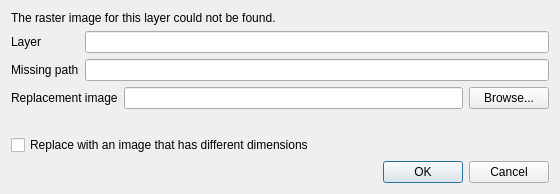
<?xml version="1.0" encoding="UTF-8"?>
<ui version="4.0">
 <class>LoadError</class>
 <widget class="QDialog" name="LoadError">
  <property name="geometry">
   <rect>
    <x>0</x>
    <y>0</y>
    <width>560</width>
    <height>170</height>
   </rect>
  </property>
  <property name="windowTitle">
   <string>Freehand raster georeferencer - Image not found</string>
  </property>
  <property name="modal">
   <bool>true</bool>
  </property>
  <layout class="QVBoxLayout" name="verticalLayout">
   <item>
    <widget class="QLabel" name="lblError">
     <property name="text">
      <string>The raster image for this layer could not be found.</string>
     </property>
     <property name="alignment">
      <set>Qt::AlignLeading|Qt::AlignLeft|Qt::AlignTop</set>
     </property>
     <property name="wordWrap">
      <bool>true</bool>
     </property>
     <property name="textInteractionFlags">
      <set>Qt::TextSelectableByKeyboard|Qt::TextSelectableByMouse</set>
     </property>
    </widget>
   </item>
   <item>
    <layout class="QGridLayout" name="missingPathLayout">
     <item row="0" column="0">
      <widget class="QLabel" name="labelLayerTitle">
       <property name="text">
        <string>Layer</string>
       </property>
       <property name="buddy">
        <cstring>lineEditLayerTitle</cstring>
       </property>
      </widget>
     </item>
     <item row="0" column="1">
      <widget class="QLineEdit" name="lineEditLayerTitle">
       <property name="readOnly">
        <bool>true</bool>
       </property>
       <property name="sizePolicy">
        <sizepolicy hsizetype="Expanding" vsizetype="Fixed">
         <horstretch>1</horstretch>
         <verstretch>0</verstretch>
        </sizepolicy>
       </property>
      </widget>
     </item>
     <item row="1" column="0">
      <widget class="QLabel" name="labelMissingPath">
       <property name="text">
        <string>Missing path</string>
       </property>
       <property name="buddy">
        <cstring>lineEditMissingPath</cstring>
       </property>
      </widget>
     </item>
     <item row="1" column="1">
      <widget class="QLineEdit" name="lineEditMissingPath">
       <property name="readOnly">
        <bool>true</bool>
       </property>
       <property name="sizePolicy">
        <sizepolicy hsizetype="Expanding" vsizetype="Fixed">
         <horstretch>1</horstretch>
         <verstretch>0</verstretch>
        </sizepolicy>
       </property>
      </widget>
     </item>
    </layout>
   </item>
   <item>
    <layout class="QGridLayout" name="pathLayout">
     <item row="0" column="0">
      <widget class="QLabel" name="label">
       <property name="text">
        <string>Replacement image</string>
       </property>
       <property name="buddy">
        <cstring>lineEditImagePath</cstring>
       </property>
      </widget>
     </item>
     <item row="0" column="1">
      <widget class="QLineEdit" name="lineEditImagePath">
       <property name="sizePolicy">
        <sizepolicy hsizetype="Expanding" vsizetype="Fixed">
         <horstretch>1</horstretch>
         <verstretch>0</verstretch>
        </sizepolicy>
       </property>
      </widget>
     </item>
     <item row="0" column="2">
      <widget class="QPushButton" name="pushButtonBrowse">
       <property name="text">
        <string>Browse...</string>
       </property>
      </widget>
     </item>
    </layout>
   </item>
   <item>
    <widget class="QLabel" name="lblExpectedSize">
     <property name="text">
      <string/>
     </property>
     <property name="wordWrap">
      <bool>true</bool>
     </property>
    </widget>
   </item>
   <item>
    <widget class="QCheckBox" name="checkBoxAllowDifferentDimensions">
     <property name="text">
      <string>Replace with an image that has different dimensions</string>
     </property>
    </widget>
   </item>
   <item>
    <widget class="QDialogButtonBox" name="buttonBox">
     <property name="orientation">
      <enum>Qt::Horizontal</enum>
     </property>
     <property name="standardButtons">
      <set>QDialogButtonBox::Cancel|QDialogButtonBox::Ok</set>
     </property>
    </widget>
   </item>
  </layout>
 </widget>
 <tabstops>
  <tabstop>lineEditLayerTitle</tabstop>
  <tabstop>lineEditMissingPath</tabstop>
  <tabstop>lineEditImagePath</tabstop>
  <tabstop>checkBoxAllowDifferentDimensions</tabstop>
  <tabstop>pushButtonBrowse</tabstop>
  <tabstop>buttonBox</tabstop>
 </tabstops>
 <resources/>
 <connections>
  <connection>
   <sender>buttonBox</sender>
   <signal>accepted()</signal>
   <receiver>LoadError</receiver>
   <slot>accept()</slot>
   <hints>
    <hint type="sourcelabel">
     <x>248</x>
     <y>254</y>
    </hint>
    <hint type="destinationlabel">
     <x>157</x>
     <y>274</y>
    </hint>
   </hints>
  </connection>
  <connection>
   <sender>buttonBox</sender>
   <signal>rejected()</signal>
   <receiver>LoadError</receiver>
   <slot>reject()</slot>
   <hints>
    <hint type="sourcelabel">
     <x>316</x>
     <y>260</y>
    </hint>
    <hint type="destinationlabel">
     <x>286</x>
     <y>274</y>
    </hint>
   </hints>
  </connection>
 </connections>
</ui>
